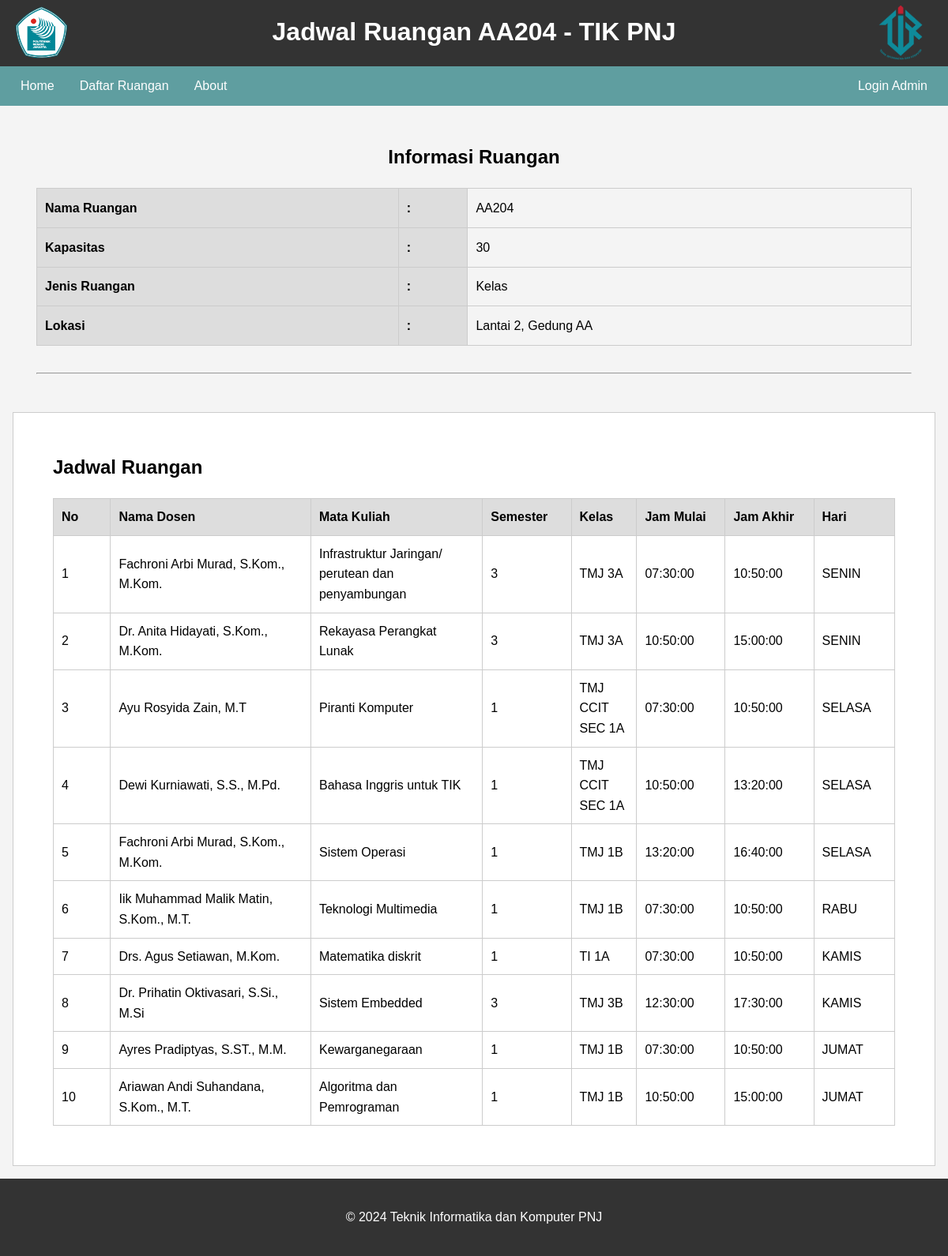
The page /jadwalanu.php on the database its author committed.
### tables this page shows
CREATE TABLE `ruangan` (
  `ruangan_id` int(11) NOT NULL,
  `nama_ruangan` varchar(10) NOT NULL,
  `kapasitas` int(11) NOT NULL,
  `jenis_ruangan` varchar(50) DEFAULT NULL,
  `lokasi` varchar(100) DEFAULT NULL
);

CREATE TABLE `jadwal` (
  `jadwal_id` int(11) NOT NULL,
  `ruangan_id` int(11) DEFAULT NULL,
  `nama_dosen` varchar(100) DEFAULT NULL,
  `nama_mata_kuliah` varchar(100) DEFAULT NULL,
  `smt` varchar(10) DEFAULT NULL,
  `kelas` varchar(15) DEFAULT NULL,
  `jam_mulai` time DEFAULT NULL,
  `jam_akhir` time DEFAULT NULL,
  `hari` varchar(10) DEFAULT NULL,
  `urutan_hari` int(11) DEFAULT NULL
);

### jadwalanu.php (the view, shortened to what this page needs)
<?php
include 'connection.php';
$namaRuangan = isset($_GET['ruangan']) ? $_GET['ruangan'] : 'AA204';
$adminLoggedIn = isset($_SESSION['loggedin']) && $_SESSION['loggedin'] === true;
$sqlRuangan = "SELECT * FROM ruangan WHERE nama_ruangan = '{$namaRuangan}'";
$resultRuangan = $conn->query($sqlRuangan);
$ruangan = ($resultRuangan && $resultRuangan->num_rows > 0) ? $resultRuangan->fetch_assoc() : null;
$sqlJadwal = "SELECT j.*, r.nama_ruangan FROM jadwal j JOIN ruangan r ON j.ruangan_id = r.ruangan_id WHERE r.nama_ruangan = '{$namaRuangan}' ORDER BY j.urutan_hari, j.jam_mulai";
$resultJadwal = $conn->query($sqlJadwal);
?>
<!DOCTYPE html>
<html lang="id">
<head>
</head>
<body>
    <div class="utama">
        <h1 align="center">Jadwal Ruangan <?= htmlspecialchars($namaRuangan); ?> - TIK PNJ</h1>
        <div class="pnjlogo">
            <img src="pnj-logo.svg" alt="logo    tik" width="65" height="70">
        </div>
        <div class="tiklogo">
            <img src="tik-pnj.png" alt="logo pnj" width="120" height="70">
        </div>
    </div>
    <div class="nav-container">
        <ul class="nav-list">
            <li><a href="index.php">Home</a></li>
            <li><a href="daftar_ruangan.php">Daftar Ruangan</a></li>
            <li><a href="about.php">About</a></li>
            <?php if (isset($_SESSION['loggedin']) && $_SESSION['loggedin'] === true): ?>
                <li class="nav-right"><a href="logout.php">Logout</a></li>
            <?php else: ?>
                <li class="nav-right"><a href="login.php">Login Admin</a></li>
            <?php endif; ?>
        </ul>
    </div>
    <main>
        <?php if ($adminLoggedIn): ?>
            <section>
                <div class="informasiruangan">
                    <section>
                        <?php if ($ruangan): ?>
                            <h2 align="center">Informasi Ruangan</h2>
                            <form name="jadwalForm" action="tambah_jadwal.php" method="post" onsubmit="return validateForm()">
                                <table border="3" width="550" height="200">
                                    <tr>
                                        <th align="left">Nama Ruangan</th>
                                        <th> : </th>
                                        <td><?= htmlspecialchars($ruangan['nama_ruangan']); ?></td>
                                    </tr>
                                    <tr>
                                        <th align="left">Kapasitas</th>
                                        <th> : </th>
                                        <td><?= htmlspecialchars($ruangan['kapasitas']); ?></td>
                                    </tr>
                                    <tr>
                                        <th align="left">Jenis Ruangan</th>
                                        <th> : </th>
                                        <td><?= htmlspecialchars($ruangan['jenis_ruangan']); ?></td>
                                    </tr>
                                    <tr>
                                        <th align="left">Lokasi</th>
                                        <th> : </th>
                                        <td><?= htmlspecialchars($ruangan['lokasi']); ?></td>
                                    </tr>
                                </table>
                            </form>
                            <br/>
                            <?php if ($adminLoggedIn): ?>
                                <a href="edit_ruangan.php?ruangan_id=<?= $ruangan['ruangan_id']; ?>">Edit Informasi Ruangan</a>
                            <?php endif; ?>
                        <?php else: ?>
                            <p>Informasi ruangan tidak tersedia.</p>
                        <?php endif; ?>
                    </section>
                </div>
                <div class="tambahjadwal">
                    <section>
                        <h2 align="center">Tambah Jadwal Baru</h2>
                        <form action="tambah_jadwal.php" method="post">
                            <input type="hidden" name="ruangan_id" value="<?= $ruangan ? $ruangan['ruangan_id'] : ''; ?>">
                            <table border="1" width="550" height="100">
                                <tr>
                                    <th align="left">Nama Dosen</th>
                                    <th>:</th>
                                    <td><input type="text" name="nama_dosen"></td>
                                </tr>
                                <tr>
                                    <th align="left">Mata Kuliah</th>
                                    <th>:</th>
                                    <td><input type="text" name="mata_kuliah"></td>
                                </tr>
                                <tr>
                                    <th align="left">Semester</th>
                                    <th>:</th>
                                    <td><input type="text" name="semester"></td>
                                </tr>
                                <tr>
                                    <th align="left">Kelas</th>
                                    <th>:</th>
                                    <td><input type="text" name="kelas"></td>
                                </tr>
                                <tr>
                                    <th align="left">Jam Mulai</th>
                                    <th>:</th>
                                    <td><input type="time" name="jam_mulai"></td>
                                </tr>
                                <tr>
                                    <th align="left">Jam Akhir</th>
                                    <th>:</th>
                                    <td><input type="time" name="jam_akhir"></td>
                                </tr>
                                <tr>
                                    <th align="left">Hari</th>
                                    <th>:</th>
                                    <td><input type="text" name="hari"></td>
                                </tr>
                            </table>
                            <br/>
                            <input type="submit" value="Tambah Jadwal">
                        </form>
                    </section>
                </div>
                <br/><br/>
                <br/><br/>
                <br/>
                <hr/>
            </section>
        <?php else: ?>
            <section>
                <?php if ($ruangan): ?>
                    <h2 align="center">Informasi Ruangan</h2>
                    <form action="tambah_jadwal.php" method="post">
                        <table border="3" width="550" height="200">
                            <tr>
                                <th align="left">Nama Ruangan</th>
                                <th> : </th>
                                <td><?= htmlspecialchars($ruangan['nama_ruangan']); ?></td>
                            </tr>
                            <tr>
                                <th align="left">Kapasitas</th>
                                <th> : </th>
                                <td><?= htmlspecialchars($ruangan['kapasitas']); ?></td>
                            </tr>
                            <tr>
                                <th align="left">Jenis Ruangan</th>
                                <th> : </th>
                                <td><?= htmlspecialchars($ruangan['jenis_ruangan']); ?></td>
                            </tr>
                            <tr>
                                <th align="left">Lokasi</th>
                                <th> : </th>
                                <td><?= htmlspecialchars($ruangan['lokasi']); ?></td>
                            </tr>
                        </table>
                    </form>
                    <br/>
                <?php else: ?>
                    <p>Informasi ruangan tidak tersedia.</p>
                <?php endif; ?>
                <hr/>
            </section>
        <?php endif; ?>
            <div class="jadwalruangan">
            <section>
                <h2>Jadwal Ruangan</h2>
                <table>
                    <thead>
                        <tr>
                            <th>No</th>
                            <th>Nama Dosen</th>
                            <th>Mata Kuliah</th>
                            <th>Semester</th>
                            <th>Kelas</th>
                            <th>Jam Mulai</th>
                            <th>Jam Akhir</th>
                            <th>Hari</th>
                        </tr>
                    </thead>
                    <tbody>
                        <?php
                        if ($resultJadwal && $resultJadwal->num_rows > 0) {
                            $no = 1;
                            while ($row = $resultJadwal->fetch_assoc()) {
                                echo "<tr align=center>
                                            <td style='width: 5%;'>" . $no++ . "</td>
                                            <td style='width: 17.5%;'>" . htmlspecialchars($row["nama_dosen"]) . "</td>
                                            <td style='width: 15%;'>" . htmlspecialchars($row["nama_mata_kuliah"]) . "</td>
                                            <td style='width: 5%;'>" . htmlspecialchars($row["smt"]) . "</td>
                                            <td style='width: 5%;'>" . htmlspecialchars($row["kelas"]) . "</td>
                                            <td style='width: 7.5%;'>" . htmlspecialchars($row["jam_mulai"]) . "</td>
                                            <td style='width: 7.5%;'>" . htmlspecialchars($row["jam_akhir"]) . "</td>
                                            <td style='width: 5%;'>" . htmlspecialchars($row["hari"]) . "</td>";
                                echo "</tr>";
                            }
                        } else {
                            echo "<tr><td colspan='9'>Tidak ada jadwal yang tersedia.</td></tr>";
                        }
                        ?>
                    </tbody>
                </table>
            </section>
        </div>
    </main>
    <div class="footer">
        <p>&copy; <?= date("Y"); ?> Teknik Informatika dan Komputer PNJ</p>
    </div>
</body>
</html>

### jadwalanu.php (style rules this page uses)
body { font-family: Arial, sans-serif; line-height: 1.6; margin: 0; padding: 0; display: flex; flex-direction: column; background-color: #f4f4f4; min-height: 100vh; }
main { padding: 1em; flex: 1; }
h1, h2 { margin: 0 0 10px 0; }
section { padding: 20px; margin: 10px; }
table { width: 100%; margin-top: 20px; border-collapse: collapse; }
table, th, td { border: 1px solid #cccccc; }
th { background-color: #dddddd; text-align: left; padding: 10px; }
td { padding: 10px; text-align: left; }
.footer { background-color: #333; color: white; text-align: center; padding: 20px 0; width: 100%; }
.nav-container { width: 100%; min-height: 50px; display: flex; justify-content: space-between; align-items: center; color: #fff; z-index: 10; background-color: cadetblue; }
.nav-list { list-style-type: none; padding-left: 10px; margin: 0; display: flex; }
.nav-list li { padding-left: 1rem; padding-right: 1rem; }
.nav-list a { text-decoration: none; color: inherit; display: inline-block; }
.nav-right { position: absolute; right: 0; margin-right: 10px; }
.jadwalruangan { margin: 0 auto; max-width: 1500px; background-color: #ffffff; padding: 20px; border: 1px solid #cccccc; margin-top: 20px; }
.utama { background-color: #333; color: white; }
h1 { margin-top: 15px; }
.pnjlogo { margin-left: 20px; margin-top: -70px; }
.tiklogo { position: absolute; right: 0; margin-top: -78px; }

### rows shown on the page
ruangan: nama_ruangan "AA204", kapasitas "30", jenis_ruangan "Kelas", lokasi "Lantai 2, Gedung AA"
jadwal: nama_dosen "Fachroni Arbi Murad, S.Kom., M.Kom.", nama_mata_kuliah "Infrastruktur Jaringan/ perutean dan penyambungan", smt "3", kelas "TMJ 3A", jam_mulai "07:30:00", jam_akhir "10:50:00", hari "SENIN"
jadwal: nama_dosen "Dr. Anita Hidayati, S.Kom., M.Kom.", nama_mata_kuliah "Rekayasa Perangkat Lunak", smt "3", kelas "TMJ 3A", jam_mulai "10:50:00", jam_akhir "15:00:00", hari "SENIN"
jadwal: nama_dosen "Ayu Rosyida Zain, M.T", nama_mata_kuliah "Piranti Komputer", smt "1", kelas "TMJ CCIT SEC 1A", jam_mulai "07:30:00", jam_akhir "10:50:00", hari "SELASA"
jadwal: nama_dosen "Dewi Kurniawati, S.S., M.Pd.", nama_mata_kuliah "Bahasa Inggris untuk TIK", smt "1", kelas "TMJ CCIT SEC 1A", jam_mulai "10:50:00", jam_akhir "13:20:00", hari "SELASA"
jadwal: nama_dosen "Fachroni Arbi Murad, S.Kom., M.Kom.", nama_mata_kuliah "Sistem Operasi", smt "1", kelas "TMJ 1B", jam_mulai "13:20:00", jam_akhir "16:40:00", hari "SELASA"
jadwal: nama_dosen "Iik Muhammad Malik Matin, S.Kom., M.T.", nama_mata_kuliah "Teknologi Multimedia", smt "1", kelas "TMJ 1B", jam_mulai "07:30:00", jam_akhir "10:50:00", hari "RABU"
jadwal: nama_dosen "Drs. Agus Setiawan, M.Kom.", nama_mata_kuliah "Matematika diskrit", smt "1", kelas "TI 1A", jam_mulai "07:30:00", jam_akhir "10:50:00", hari "KAMIS"
jadwal: nama_dosen "Dr. Prihatin Oktivasari, S.Si., M.Si", nama_mata_kuliah "Sistem Embedded", smt "3", kelas "TMJ 3B", jam_mulai "12:30:00", jam_akhir "17:30:00", hari "KAMIS"
jadwal: nama_dosen "Ayres Pradiptyas, S.ST., M.M.", nama_mata_kuliah "Kewarganegaraan", smt "1", kelas "TMJ 1B", jam_mulai "07:30:00", jam_akhir "10:50:00", hari "JUMAT"
jadwal: nama_dosen "Ariawan Andi Suhandana, S.Kom., M.T.", nama_mata_kuliah "Algoritma dan Pemrograman", smt "1", kelas "TMJ 1B", jam_mulai "10:50:00", jam_akhir "15:00:00", hari "JUMAT"

### other values the page prints
$namaRuangan "AA204"
